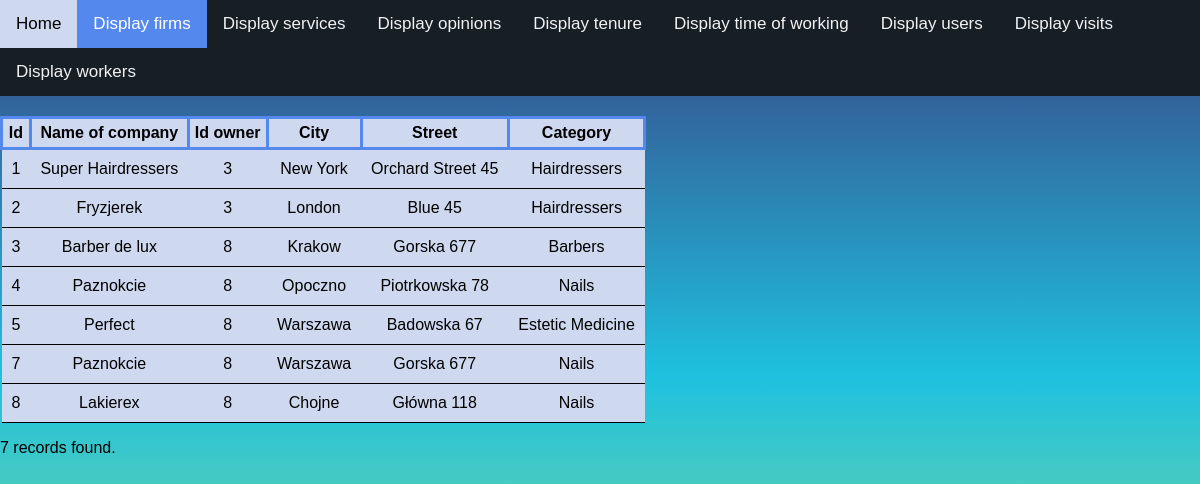
The app's page /display_firms.php (signed in), older data.
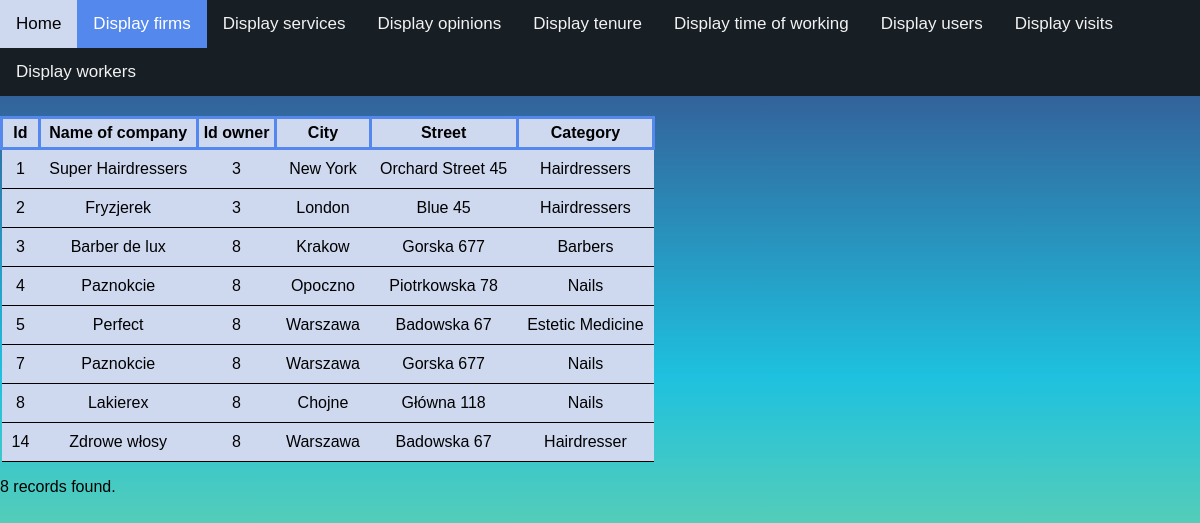
The same page, newer data.
### tables this page shows
CREATE TABLE `firms` (
  `id` int(5) NOT NULL,
  `nameOfCompany` varchar(50) NOT NULL,
  `idOwner` int(5) NOT NULL,
  `city` varchar(30) NOT NULL,
  `street` varchar(50) NOT NULL,
  `category` varchar(30) DEFAULT NULL
);

### display_firms.php (the view, shortened to what this page needs)
<!DOCTYPE html>
<html>
<head>
<link rel="stylesheet" href="style.css">
</head>
<body>
<div class="topnav">
  <a href="mainMenu.php">Home</a>
  <a class="active" >Display firms</a>
  <a href="display_services.php">Display services</a>
  <a href="display_opinions.php">Display opinions</a>
  <a href="display_tenure.php" >Display tenure</a>
  <a href="display_timeofworking.php">Display time of working</a>
  <a href="display_users.php">Display users</a>
  <a href="display_visits.php">Display visits</a>
  <a href="display_workers.php">Display workers</a>
</div>
<?php
require_once "configuration.php";
$dbConnection = new PDO("mysql:host=$dbHost;dbname=$dbName", $dbUsername, $dbPassword);
$dbConnection->setAttribute(PDO::ATTR_ERRMODE, PDO::ERRMODE_EXCEPTION);
$dbConnection->query('SET CHARSET utf8');
$query = "SELECT id, nameOfCompany, idOwner, city, street, category FROM firms";
$statement = $dbConnection->prepare($query);
$statement->execute();
if ($statement->rowCount() > 0)
{
    echo "<table>";
    $result = $statement->fetchAll(PDO::FETCH_OBJ);
	echo "<th>Id</th> <th>Name of company</th><th>Id owner</th><th>City</th><th>Street</th><th>Category</th> ";
    foreach ($result as $row)
    {
        echo "<tr>";
        echo "<td>" . $row->id . "</td><td>" . $row->nameOfCompany . "</td><td>" . $row->idOwner . "</td>
		<td>" . $row->city . "</td><td>" . $row->street . "</td><td>"  . $row->category . "</td>";
        echo "</tr>";
    }
    echo "</table>";
}
echo "<p>" . $statement->rowCount() . " records found.</p>";
?>
</body>
</html>

Row changes from the older to the newer data that the page shows:
added firms: id "14", nameOfCompany "Zdrowe włosy", idOwner "8", city "Warszawa", street "Badowska 67", category "Hairdresser"
Text that changed along with them:
$statement->rowCount(): "7" → "8"
